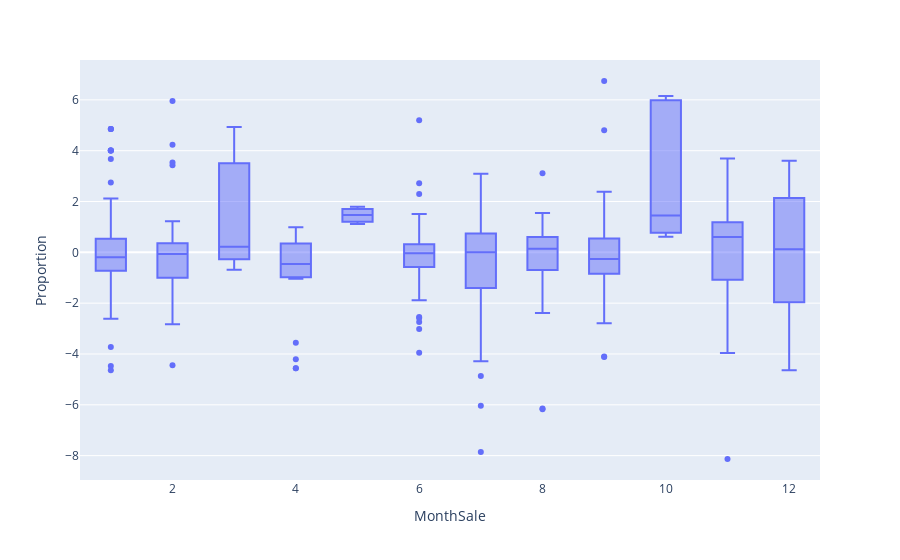

Notebook source saved alongside this figure:
### Markdown cell above
Можем судить что плотность наших пропорций находится в узком дмапозоне значений между +0,6% и - 0,9% движения цены в дальнейшем мы разберем этот фактор в проекции на временые периоды и на конкретный инструмент.
Межквартильный размах составляет уже большие движения цены между +2,7% и -3% движениям цены что может говорить о наличии у нас на этих уровнях либо тейков либо стопов.

Так же нельзя не заметить явное наличие выбросов что может говорить о "вредных" сделках с проскальзованием или без стопа

### Code cell
fig = px.box(traid_data,x='MonthSale', y='Proportion')
fig.show()

### Figure 1 — Plotly figure (JSON) as saved in the notebook; plotly's stock layout.template omitted (floating-point values rounded to 4 significant figures; data arrays with more than 128 entries replaced by an {"elided": "..."} marker saying what was removed)
{"data": [{"alignmentgroup": "True", "hovertemplate": "MonthSale=%{x}<br>Proportion=%{y}<extra></extra>", "legendgroup": "", "marker": {"color": "#636efa"}, "name": "", "notched": false, "offsetgroup": "", "orientation": "v", "showlegend": false, "type": "box", "x": {"elided": "423 int values"}, "x0": " ", "xaxis": "x", "y": {"elided": "423 float values"}, "y0": " ", "yaxis": "y"}], "layout": {"boxmode": "group", "legend": {"tracegroupgap": 0}, "margin": {"t": 60}, "xaxis": {"anchor": "y", "domain": [0, 1], "title": {"text": "MonthSale"}}, "yaxis": {"anchor": "x", "domain": [0, 1], "title": {"text": "Proportion"}}}}
